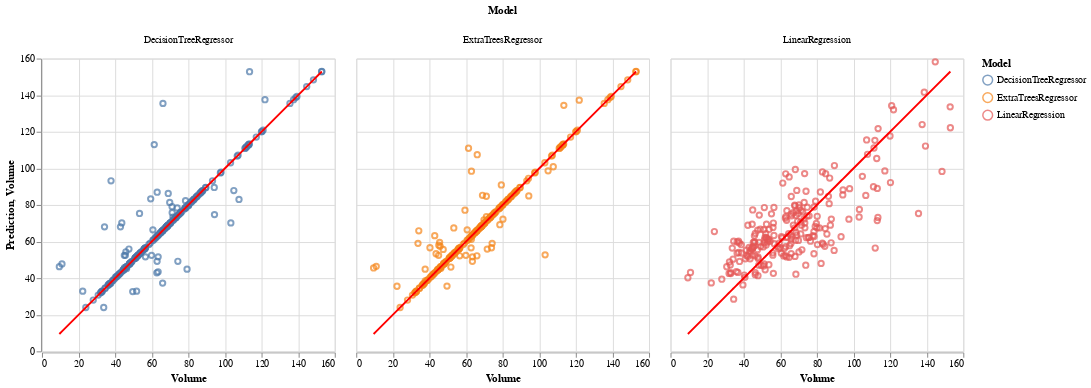

This figure's notebook cell:
### Code cell
melted_df = comparison_df.melt('Volume', var_name='Model', value_name='Prediction')

base = alt.Chart(melted_df).mark_point().encode(
    x='Volume',
    y='Prediction',
    color='Model'
)

line = alt.Chart(melted_df).mark_line(color='red').encode(
    x='Volume',
    y='Volume'
)

(base + line).properties(width=300, height=300).facet(column='Model')

### Figure 1 — Vega-Lite specification as saved in the notebook (floating-point values rounded to 4 significant figures; data arrays with more than 128 entries replaced by an {"elided": "..."} marker saying what was removed)
{"config": {"view": {"continuousWidth": 300, "continuousHeight": 300}}, "data": {"name": "data-0a0e831b938998dca47f30e840108641"}, "facet": {"column": {"field": "Model", "type": "nominal"}}, "spec": {"layer": [{"mark": {"type": "point"}, "encoding": {"color": {"field": "Model", "type": "nominal"}, "x": {"field": "Volume", "type": "quantitative"}, "y": {"field": "Prediction", "type": "quantitative"}}}, {"mark": {"type": "line", "color": "red"}, "encoding": {"x": {"field": "Volume", "type": "quantitative"}, "y": {"field": "Volume", "type": "quantitative"}}}], "height": 300, "width": 300}, "$schema": "https://vega.github.io/schema/vega-lite/v5.20.1.json", "datasets": {"data-0a0e831b938998dca47f30e840108641": {"elided": "681 records"}}}
